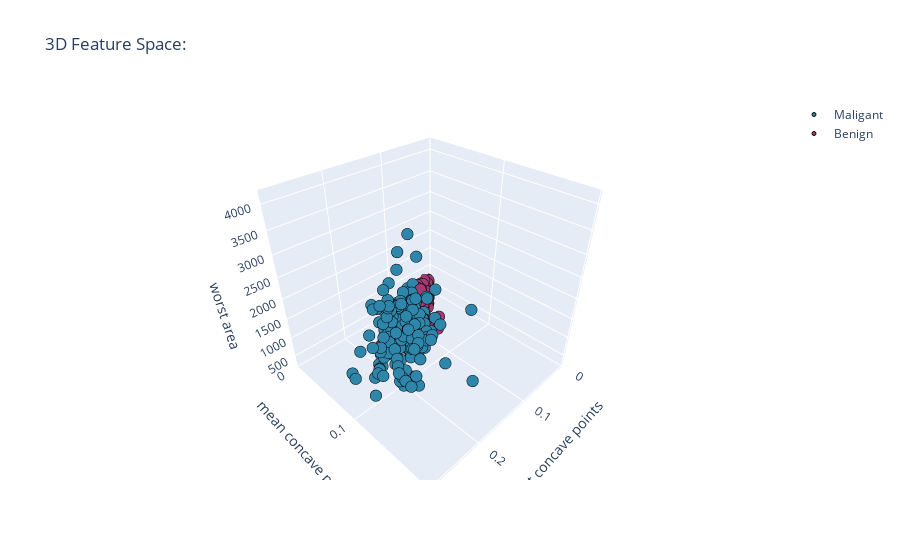

Notebook cell for this chart:
### Markdown cell above
Etter å ha sett på de ulike resultatene som inneholdt to features forsøkte vi å legge til en tredje feature for å få større avstand mellom "malignant" og "benign". Dette er gjort med koden under:

### Code cell
#3D scatter plot med tre features
fig = go.Figure()

#Definerer features
x = "worst concave points"
y = "mean concave points"
z = "worst area"


# Legger til malignant samples
malignant_samples = df_cancer[df_cancer["target"]==0]
fig.add_trace(
    go.Scatter3d(
        x=malignant_samples[x],
        y=malignant_samples[y],
        z=malignant_samples[z],
        mode="markers",
        marker=dict(size=4, color="#2E86AB", line=dict(width=1, color="black")),
        name="Maligant",
    )
)


# legger til benign samples
benign_samples = df_cancer[df_cancer["target"]==1]
fig.add_trace(
    go.Scatter3d(
        x=benign_samples[x],
        y=benign_samples[y],
        z=benign_samples[z],
        mode="markers",
        marker=dict(size=4, color="#A23B72", line=dict(width=1, color="black")),
        name="Benign",
    )
)

#Lager figur layout
fig.update_layout(
    title="3D Feature Space:",
    scene=dict(
        xaxis_title=x,
        yaxis_title=y,
        zaxis_title=z,
        xaxis=dict(range=[df_cancer[x].min(), df_cancer[x].max()]), #Sørgeer for at aksene skaleres basert på dataen
        yaxis=dict(range=[df_cancer[y].min(), df_cancer[y].max()]),
        zaxis=dict(range=[df_cancer[z].min(), df_cancer[z].max()]),
    ),
    font=dict(size=12),
)

#Viser figur
fig.show()

### Figure 1 — Plotly figure (JSON) as saved in the notebook; plotly's stock layout.template omitted (floating-point values rounded to 4 significant figures; data arrays with more than 128 entries replaced by an {"elided": "..."} marker saying what was removed)
{"data": [{"marker": {"color": "#2E86AB", "line": {"color": "black", "width": 1}, "size": 4}, "mode": "markers", "name": "Maligant", "type": "scatter3d", "x": {"elided": "212 float values"}, "y": {"elided": "212 float values"}, "z": {"elided": "212 float values"}}, {"marker": {"color": "#A23B72", "line": {"color": "black", "width": 1}, "size": 4}, "mode": "markers", "name": "Benign", "type": "scatter3d", "x": {"elided": "357 float values"}, "y": {"elided": "357 float values"}, "z": {"elided": "357 float values"}}], "layout": {"font": {"size": 12}, "scene": {"xaxis": {"range": [0, 0.291], "title": {"text": "worst concave points"}}, "yaxis": {"range": [0, 0.2012], "title": {"text": "mean concave points"}}, "zaxis": {"range": [185.2, 4254], "title": {"text": "worst area"}}}, "title": {"text": "3D Feature Space:"}}}
